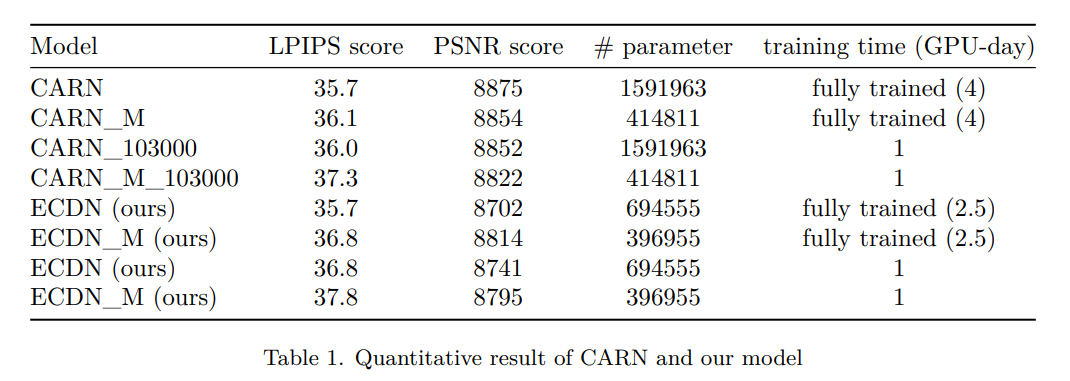
#> input picture assets/mytable.png, 1070 x 381 px
$ python cut.py --src ../assets/mytable.png
#> lines starting #> are read from the running program, lines starting #| are printed output that depends on the picture
import argparse
import cv2

def parse_args():
    parser = argparse.ArgumentParser()
    parser.add_argument("--src", type=str)

    return parser.parse_args()

def main():
    cfg = parse_args()
    src = cv2.imread(cfg.src)
#> src is the input picture: shape (381, 1070, 3); mean B, G, R 241, 241, 241
    filename = cfg.src.split('/')[-1]
    print(filename)
    # cv2.imwrite(f"./{filename}", src[0: 100, 256:356])
    # cv2.imwrite(f"./{filename}", src[160:260, 10:110])
    cv2.imwrite(f"./{filename}", src[110:210, 150:250])
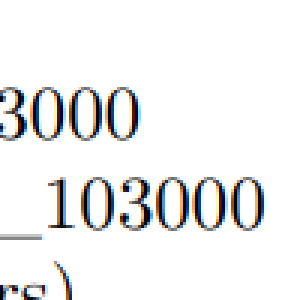
#> saved as mytable.png: shape (100, 100, 3) (shown 3 times larger); mean B, G, R 238.9, 238.8, 238.7

if __name__ == "__main__":
    main()
